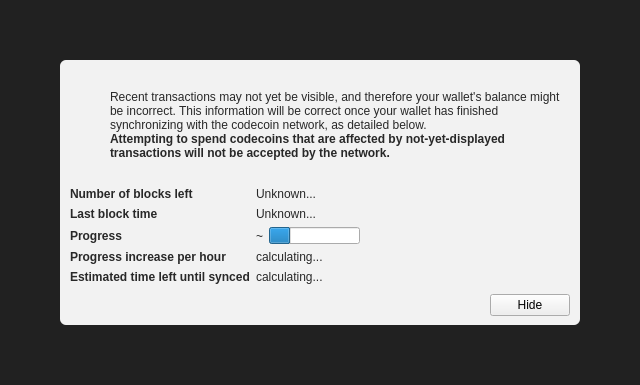
<?xml version="1.0" encoding="UTF-8"?>
<ui version="4.0">
 <class>ModalOverlay</class>
 <widget class="ModalOverlay" name="ModalOverlay">
  <property name="geometry">
   <rect>
    <x>0</x>
    <y>0</y>
    <width>640</width>
    <height>385</height>
   </rect>
  </property>
  <property name="windowTitle">
   <string>Form</string>
  </property>
  <layout class="QVBoxLayout" name="verticalLayout" stretch="0">
   <property name="sizeConstraint">
    <enum>QLayout::SetDefaultConstraint</enum>
   </property>
   <property name="leftMargin">
    <number>0</number>
   </property>
   <property name="topMargin">
    <number>0</number>
   </property>
   <property name="rightMargin">
    <number>0</number>
   </property>
   <property name="bottomMargin">
    <number>0</number>
   </property>
   <item>
    <widget class="QWidget" name="bgWidget" native="true">
     <property name="styleSheet">
      <string notr="true">#bgWidget { background: rgba(0,0,0,220); }</string>
     </property>
     <layout class="QVBoxLayout" name="verticalLayoutMain" stretch="1">
      <property name="leftMargin">
       <number>60</number>
      </property>
      <property name="topMargin">
       <number>60</number>
      </property>
      <property name="rightMargin">
       <number>60</number>
      </property>
      <property name="bottomMargin">
       <number>60</number>
      </property>
      <item>
       <widget class="QWidget" name="contentWidget" native="true">
        <property name="styleSheet">
         <string notr="true">#contentWidget { background: rgba(255,255,255,240); border-radius: 6px; }

QLabel { color: rgb(40,40,40);  }</string>
        </property>
        <layout class="QVBoxLayout" name="verticalLayoutSub" stretch="1,0,0,0">
         <property name="spacing">
          <number>0</number>
         </property>
         <property name="leftMargin">
          <number>10</number>
         </property>
         <property name="topMargin">
          <number>10</number>
         </property>
         <property name="rightMargin">
          <number>10</number>
         </property>
         <property name="bottomMargin">
          <number>10</number>
         </property>
         <item>
          <layout class="QHBoxLayout" name="horizontalLayoutIconText" stretch="0,1">
           <property name="topMargin">
            <number>20</number>
           </property>
           <item>
            <layout class="QVBoxLayout" name="verticalLayoutIcon">
             <property name="leftMargin">
              <number>0</number>
             </property>
             <item>
              <widget class="QPushButton" name="warningIcon">
               <property name="enabled">
                <bool>false</bool>
               </property>
               <property name="text">
                <string/>
               </property>
               <property name="icon">
                <iconset>
                 <normaloff>:/icons/warning</normaloff>
                 <disabledoff>:/icons/warning</disabledoff>:/icons/warning</iconset>
               </property>
               <property name="iconSize">
                <size>
                 <width>48</width>
                 <height>48</height>
                </size>
               </property>
               <property name="flat">
                <bool>true</bool>
               </property>
              </widget>
             </item>
             <item>
              <spacer name="verticalSpacerWarningIcon">
               <property name="orientation">
                <enum>Qt::Vertical</enum>
               </property>
               <property name="sizeHint" stdset="0">
                <size>
                 <width>20</width>
                 <height>40</height>
                </size>
               </property>
              </spacer>
             </item>
            </layout>
           </item>
           <item>
            <layout class="QVBoxLayout" name="verticalLayoutInfoText">
             <property name="leftMargin">
              <number>0</number>
             </property>
             <property name="topMargin">
              <number>0</number>
             </property>
             <item>
              <widget class="QLabel" name="infoText">
               <property name="text">
                <string>Recent transactions may not yet be visible, and therefore your wallet's balance might be incorrect. This information will be correct once your wallet has finished synchronizing with the codecoin network, as detailed below.</string>
               </property>
               <property name="textFormat">
                <enum>Qt::RichText</enum>
               </property>
               <property name="wordWrap">
                <bool>true</bool>
               </property>
              </widget>
             </item>
             <item>
              <widget class="QLabel" name="infoTextStrong">
               <property name="font">
                <font>
                 <weight>75</weight>
                 <bold>true</bold>
                </font>
               </property>
               <property name="text">
                <string>Attempting to spend codecoins that are affected by not-yet-displayed transactions will not be accepted by the network.</string>
               </property>
               <property name="textFormat">
                <enum>Qt::RichText</enum>
               </property>
               <property name="wordWrap">
                <bool>true</bool>
               </property>
              </widget>
             </item>
             <item>
              <spacer name="verticalSpacerInTextSpace">
               <property name="orientation">
                <enum>Qt::Vertical</enum>
               </property>
               <property name="sizeHint" stdset="0">
                <size>
                 <width>20</width>
                 <height>40</height>
                </size>
               </property>
              </spacer>
             </item>
            </layout>
           </item>
          </layout>
         </item>
         <item>
          <spacer name="verticalSpacerAfterText">
           <property name="orientation">
            <enum>Qt::Vertical</enum>
           </property>
           <property name="sizeHint" stdset="0">
            <size>
             <width>20</width>
             <height>40</height>
            </size>
           </property>
          </spacer>
         </item>
         <item>
          <layout class="QFormLayout" name="formLayout">
           <property name="fieldGrowthPolicy">
            <enum>QFormLayout::FieldsStayAtSizeHint</enum>
           </property>
           <property name="horizontalSpacing">
            <number>6</number>
           </property>
           <property name="verticalSpacing">
            <number>6</number>
           </property>
           <property name="topMargin">
            <number>10</number>
           </property>
           <item row="0" column="0">
            <widget class="QLabel" name="labelNumberOfBlocksLeft">
             <property name="font">
              <font>
               <weight>75</weight>
               <bold>true</bold>
              </font>
             </property>
             <property name="text">
              <string>Number of blocks left</string>
             </property>
            </widget>
           </item>
           <item row="0" column="1">
            <widget class="QLabel" name="numberOfBlocksLeft">
             <property name="text">
              <string>Unknown...</string>
             </property>
            </widget>
           </item>
           <item row="1" column="0">
            <widget class="QLabel" name="labelLastBlockTime">
             <property name="font">
              <font>
               <weight>75</weight>
               <bold>true</bold>
              </font>
             </property>
             <property name="text">
              <string>Last block time</string>
             </property>
            </widget>
           </item>
           <item row="1" column="1">
            <widget class="QLabel" name="newestBlockDate">
             <property name="sizePolicy">
              <sizepolicy hsizetype="Maximum" vsizetype="Preferred">
               <horstretch>0</horstretch>
               <verstretch>0</verstretch>
              </sizepolicy>
             </property>
             <property name="text">
              <string>Unknown...</string>
             </property>
            </widget>
           </item>
           <item row="2" column="0">
            <widget class="QLabel" name="labelSyncDone">
             <property name="font">
              <font>
               <weight>75</weight>
               <bold>true</bold>
              </font>
             </property>
             <property name="text">
              <string>Progress</string>
             </property>
            </widget>
           </item>
           <item row="2" column="1">
            <layout class="QHBoxLayout" name="horizontalLayoutSync" stretch="0,1">
             <item>
              <widget class="QLabel" name="percentageProgress">
               <property name="text">
                <string notr="true">~</string>
               </property>
              </widget>
             </item>
             <item>
              <widget class="QProgressBar" name="progressBar">
               <property name="value">
                <number>24</number>
               </property>
               <property name="format">
                <string/>
               </property>
              </widget>
             </item>
            </layout>
           </item>
           <item row="4" column="0">
            <widget class="QLabel" name="labelProgressIncrease">
             <property name="font">
              <font>
               <weight>75</weight>
               <bold>true</bold>
              </font>
             </property>
             <property name="text">
              <string>Progress increase per hour</string>
             </property>
            </widget>
           </item>
           <item row="4" column="1">
            <widget class="QLabel" name="progressIncreasePerH">
             <property name="text">
              <string>calculating...</string>
             </property>
            </widget>
           </item>
           <item row="5" column="0">
            <widget class="QLabel" name="labelEstimatedTimeLeft">
             <property name="font">
              <font>
               <weight>75</weight>
               <bold>true</bold>
              </font>
             </property>
             <property name="text">
              <string>Estimated time left until synced</string>
             </property>
            </widget>
           </item>
           <item row="5" column="1">
            <widget class="QLabel" name="expectedTimeLeft">
             <property name="text">
              <string>calculating...</string>
             </property>
            </widget>
           </item>
          </layout>
         </item>
         <item>
          <layout class="QHBoxLayout" name="horizontalLayoutButtons">
           <property name="leftMargin">
            <number>10</number>
           </property>
           <property name="topMargin">
            <number>10</number>
           </property>
           <item>
            <spacer name="horizontalSpacer">
             <property name="orientation">
              <enum>Qt::Horizontal</enum>
             </property>
             <property name="sizeHint" stdset="0">
              <size>
               <width>40</width>
               <height>20</height>
              </size>
             </property>
            </spacer>
           </item>
           <item>
            <widget class="QPushButton" name="closeButton">
             <property name="text">
              <string>Hide</string>
             </property>
            </widget>
           </item>
          </layout>
         </item>
        </layout>
       </widget>
      </item>
     </layout>
    </widget>
   </item>
  </layout>
 </widget>
 <customwidgets>
  <customwidget>
   <class>ModalOverlay</class>
   <extends>QWidget</extends>
   <header>modaloverlay.h</header>
   <container>1</container>
  </customwidget>
 </customwidgets>
 <resources/>
 <connections/>
</ui>
